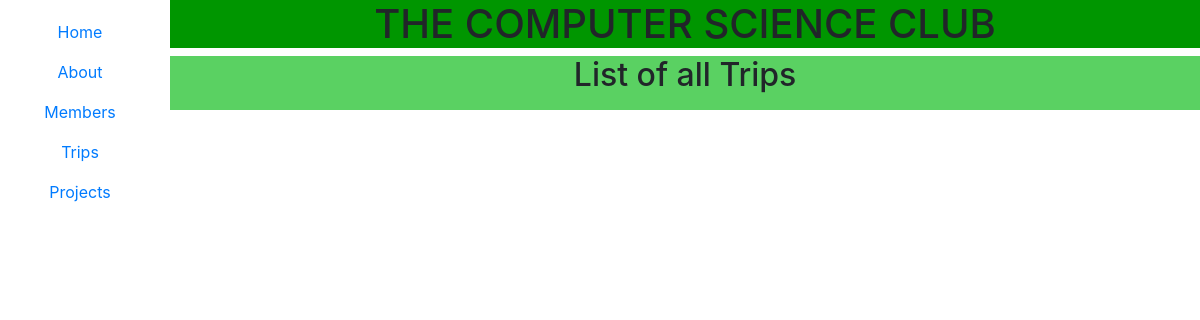
Page /trips/ on the earlier database version.
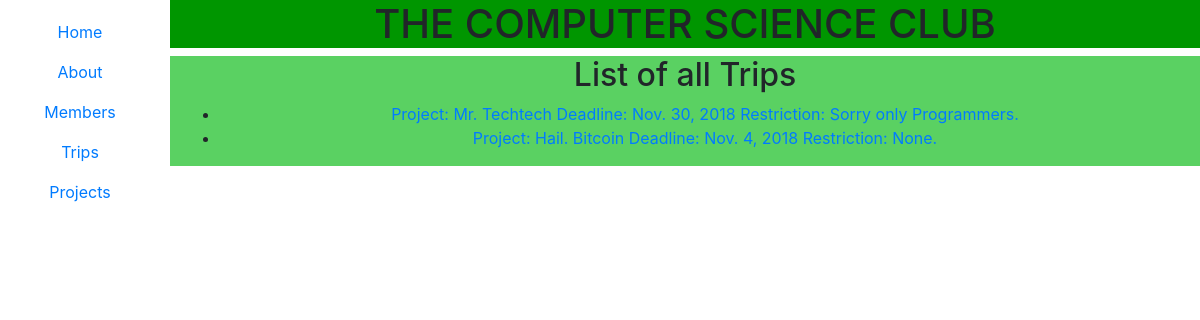
Same page on the later database version.
### cs_app/models.py (models this page shows)
class Trip(models.Model):
    trip_id=models.AutoField(primary_key=True)
    name=models.CharField(max_length=50)
    description=models.CharField(max_length=255)
    restriction=models.CharField(max_length=255)
    deadline=models.DateField()
    registrar=models.CharField(max_length=255)
    image=models.CharField(max_length=255, null=True)

### cs_app/views.py (the view)
# urls.py: path('trips/', TripsListView.as_view(), name='tripslist'),
class TripsListView(generic.ListView):
	model=Trip
	template_name = 'trips_list.html'

### cs_app/templates/trips_list.html (shortened to what this page needs)
<!DOCTYPE html>
<html>
<head>
  <link href="https://stackpath.bootstrapcdn.com/bootstrap/4.1.3/css/bootstrap.min.css" rel="stylesheet">
</head>
<body>
  <div class="sidemenu" align="center">
    <p><a href="{%url 'home' %}">Home</a></p>
    <p><a href="{%url 'about' %}">About</a></p>
    <p><a href="{%url 'memberslist' %}">Members</a></p>
    <p><a href="{%url 'tripslist' %}">Trips</a></p>
    <p><a href="{%url 'projectlist' %}">Projects</a></p>
  </div>
  <div class="main_content titles" align="center">
    <h1>THE COMPUTER SCIENCE CLUB</h1>
  </div>
  <div class="main_content bodies" align="center">
    <div class="row">
      <div class="col">
        <h2>List of all Trips</h2>
        <ul>
        {% for trips_obj in object_list %}
          <li><a href="{% url 'trips' trips_obj.pk %}">
          Project: {{ trips_obj.name }} Deadline: {{ trips_obj.deadline }} Restriction: {{ trips_obj.restriction }}</a></li>
        {% endfor %}
      </ul>
      </div>
  </div>
</body>
</html>

Differences in the rows shown:
added Trip: name "Mr. Techtech", deadline "Nov. 30, 2018", restriction "Sorry only Programmers."
added Trip: name "Hail. Bitcoin", deadline "Nov. 4, 2018", restriction "None."
